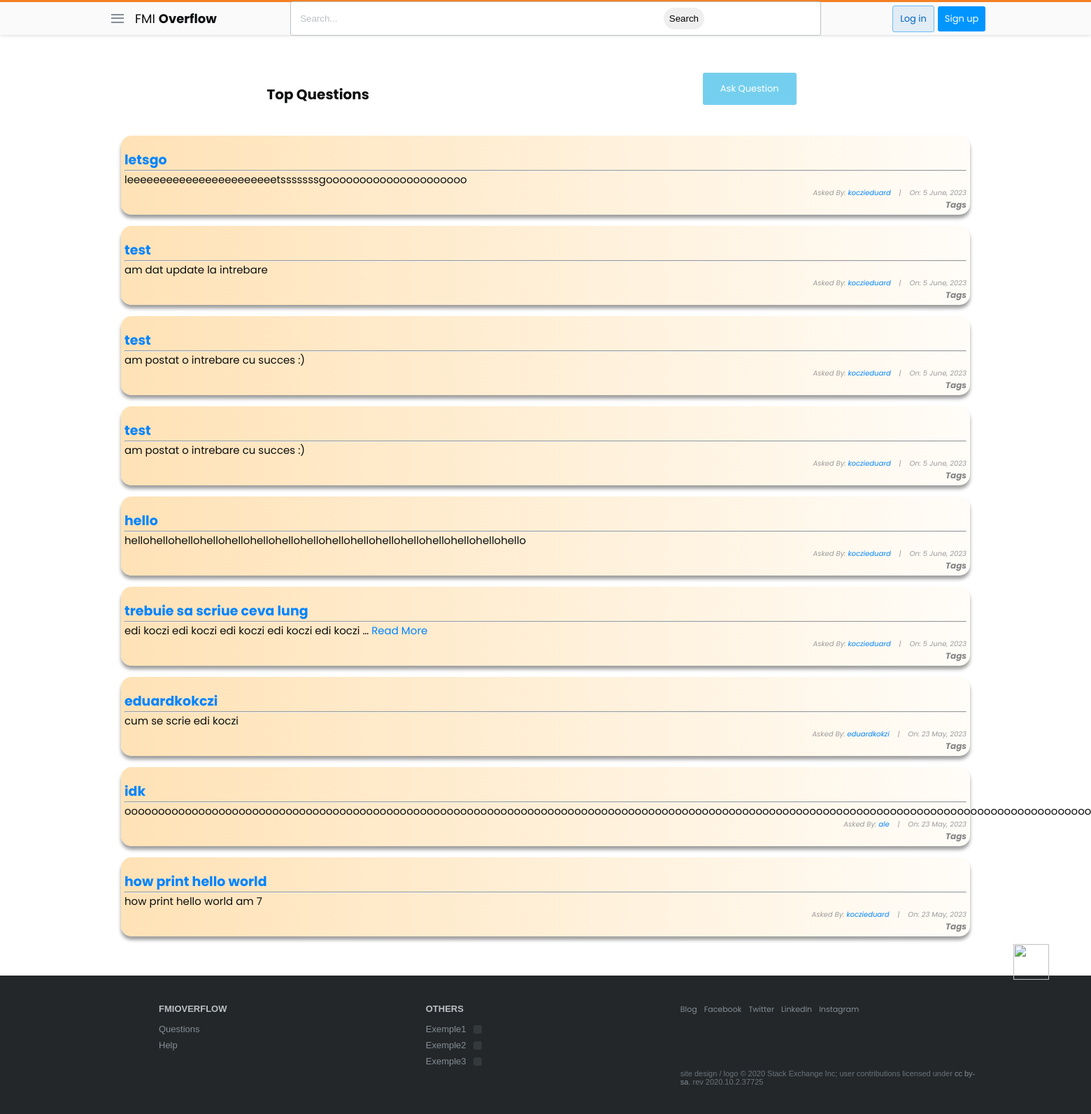
/questions/, run on an earlier commit of the app's database.
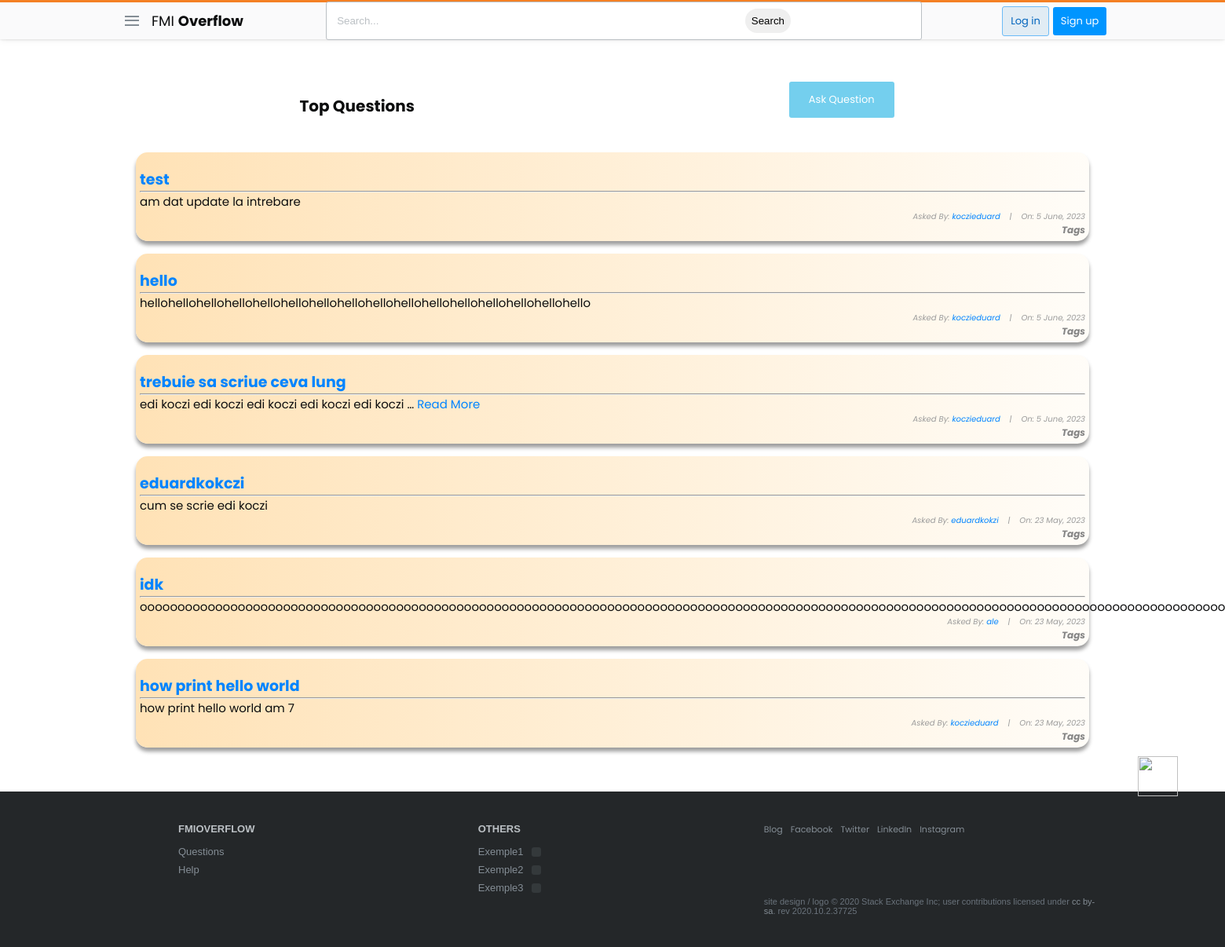
And on a later commit of the database.
### stackbase/models.py (models this page shows, shortened)
class Question(models.Model):
    user = models.ForeignKey(User, on_delete=models.CASCADE)
    title = models.CharField(max_length = 1000)
    content = models.TextField(null=True,blank=True)
    date_created = models.DateTimeField(default=timezone.now)

### stackbase/views.py (the view)
# urls.py: path('questions/',views.QuestionListView.as_view(),name="question_list"),
class QuestionListView(ListView):
    model = Question
    context_object_name = 'question'
    ordering = ['-date_created']
    def get_context_data(self, **kwargs):
        context = super().get_context_data(**kwargs)
        search_input = self.request.GET.get('search-area') or ""
        if search_input:
            context['question'] = context['question'].filter(title__icontains = search_input)
            context['search_input'] = search_input
        return context

### stackbase/templates/stackbase/question_list.html (shortened to what this page needs)
{% extends 'base.html' %}
{% block content %}
<!DOCTYPE html>
<html lang="en">
<head>
</head>
<body>
    <div class="container" >
        <div id="sub-nav">
            <h1 id="fh1">Top Questions</h1>
            {% if user.is_authenticated %}
            <button class="btn btn-ask"><a id="fa" href="{% url 'stackbase:question_create' %}" style="color: white; text-decoration: none;">Ask Question</a></button>
            {% else %}
            <button class="btn btn-ask"><a id="fa" href="{% url 'login' %}" style="color: white; text-decoration: none;">Ask Question</a></button>
            {% endif %}
        </div>
        <div class="list-question" style="margin-top:30px; margin-bottom:30px; padding:10px;">
            <div class="questions" >
                {% for question in question %}
                <div class="container" style="background: linear-gradient(to right, rgb(255, 226, 182), rgba(255, 166, 0, 0.027)); padding: 5px; box-shadow: rgba(0, 0, 0, 0.383) 0px 5px 5px 0px; border-radius: 15px;" >
                    <div id="title-sec" style="display: flex; align-items: center;">
                        <h3 id="fh3"><a href="{% url 'stackbase:question_detail' question.id%}">{{ question.title }}</a></h3>
                    </div>
                    <hr>
                    {% if question.content|wordcount <= 10 %}
                    <h6 id="fh6" style="text-align: left;">{{ question.content}}</h6>
                    {% else %}
                    <h6 id="fh6" style="text-align: left;">{{ question.content|truncatewords:10}} <a href="{% url 'stackbase:question_detail' question.id%}">Read More</a></h6>
                    {% endif %}
                    <h6 id="fh6" style="font-size: 10px; font-style: italic; color: rgb(155, 155, 155);">Asked By: <a href="{% url 'profile' %}">{{ question.user }}</a>&nbsp;&nbsp;&nbsp; |&nbsp;&nbsp;&nbsp; On: {{question.date_created|date:"j F, Y"}}</h6>
                    <h5 style="text-align: right; font-size: 12px; font-style: italic;">Tags</h5>
                </div> <br>
                {% endfor %}
            </div>
        </div>
    </div>
</body>
</html>
{% endblock content %}

### templates/base.html (shortened to what this page needs)
{% load static %}
<html lang="en">
<head>
    <link rel="stylesheet" href="{% static 'main.css' %}">
</head>
<body>
<header>
<div class="nav-container">
    <nav>
        <div class="nav-brand">
            <div class="hamburger-menu-container">
                <div class="hamburger-menu">
                    <div class="line"></div>
                    <div class="line"></div>
                    <div class="line"></div>
                </div>
            </div>
            <a href="{% url 'stackbase:home' %}" style="text-decoration: none; color: black;">
                <div class="nav-icon-text">FMI <span class="nav-bold-text">Overflow</span> </div> </a>
        </div>
        <div class="nav-search" style="margin-left:100px; margin-right:100px">
            <div class="search-container">
                <form action="" method="GET">
                    <input type="text" id="" name="search-area" placeholder="Search...">
                    <button type="submit" style="margin-left: 340px; border-radius: 25px; border: none; padding: 8px;">Search</button>
                </form>
            </div>
        </div>
        <div class="nav-right-buttons">
                {% if user.is_authenticated %}
                    <a href="{% url 'profile' %}" class="btn btn-login">Profile</a>
                    <a href="{% url 'logout' %}" class="btn btn-register">Logout</a>
                {% else %}
                    <a href="{% url 'login' %}" class="btn btn-login">Log in</a>
                    <a href="{% url 'register' %}" class="btn btn-register">Sign up</a>
                {% endif %}
        </div>
    </nav>
</div>
</header>
{% block content %}
{% endblock content %}
<footer class="footer">
    <img src="https://cdn.sstatic.net/Img/home/robot.svg?v=dfa16a330cbd" alt="" class="footer-robot-img">
<div class="container">
    <div class="footer-content">
        <div class="footer-icon">
        </div>
        <div class="footer-nav">
            <div class="footer-nav-col">
                <div class="footer-links-title"><a href="#">FMIOverflow</a></div>
                <ul class="footer-links">
                    <li class="footer-link-item"><a href="#" class="footer-link">Questions</a></li>
                    <li class="footer-link-item"><a href="#" class="footer-link">Help</a></li>
                </ul>
            </div>
            <div class="footer-nav-col">
                <div class="footer-links-title"><a href="#">Others</a></div>
                <ul class="footer-links">
                    <li class="footer-link-item">
                        <a href="#" class="footer-link">Exemple1</a>
                        <div class="footer-arrow-icon">
                        </div>
                    </li>
                    <li class="footer-link-item">
                        <a href="#" class="footer-link">Exemple2</a>
                        <div class="footer-arrow-icon">
                        </div></li>
                    <li class="footer-link-item">
                        <a href="#" class="footer-link">Exemple3</a>
                        <div class="footer-arrow-icon">
                        </div>
                    </li>
                </ul>
            </div>
        </div>
        <div class="footer-another-links">
            <div class="social-media">
                <ul>
                    <li>
                        <a href="#">Blog</a>
                    </li>
                    <li>
                        <a href="#">Facebook</a>
                    </li>
                    <li>
                        <a href="#">Twitter</a>
                    </li>
                    <li>
                        <a href="#">LinkedIn</a>
                    </li>
                    <li>
                        <a href="#">Instagram</a>
                    </li>
                </ul>
            </div>
            <div class="copyright">
                <p>site design / logo © 2020 Stack Exchange Inc; user contributions licensed under <a href="https://stackoverflow.com/help/licensing">cc by-sa</a>. rev 2020.10.2.37725</p>
            </div>
        </div>
    </div>
</div>
</footer>
</body>
</html>

### static/main.css (style rules this page uses)
*, *::before, *::after { margin: 0; padding: 0; box-sizing: border-box; }
html { font-family: Arial, "Helvetica Neue", Helvetica, sans-serif; font-size: 10px; color: #0c0d0e; }
.container { width: 100%; max-width: 126.4rem; margin: 0 auto; padding: 0 1.5rem; }
ul { list-style: none; }
a { text-decoration: none; color: #535a60; cursor: pointer; }
img { width: 100%; max-width: 100%; height: auto; }
.btn { text-align: center; font-size: 1.3rem; border-radius: 3px; transition: all 0.5s; padding: 1.3rem 2.5rem; }
header { width: 100%; height: 50px; background-color: #fafafb; border-top: 3px solid #f48024; position: fixed; left: 0; top: 0; z-index: 99; box-shadow: 0 1px 2px rgba(0,0,0,0.05),0 1px 4px rgba(0,0,0,0.05),0 2px 8px rgba(0,0,0,0.05); }
.nav-container { width: 100%; height: 100%; max-width: 126.4rem; margin: 0 auto; }
nav { display: flex; width: inherit; height: inherit; }
.nav-brand { flex: 1 0 auto; display: flex; align-items: center; }
.hamburger-menu-container { height: 100%; cursor: pointer; position: relative; }
.hamburger-menu { width: 4rem; height: inherit; padding: 1.5rem 1.1rem; display: flex; flex-wrap: wrap; align-items: center; position: relative; transition: all 0.5s; }
.hamburger-menu .line { background-color: #848d95; height: 2px; width: 100%; -webkit-transition: all 0.3s; transition: all 0.3s; }
.nav-icon-text { font-size: 1.8rem; margin-left: 0.5rem; color: #0c0d0e; }
.nav-icon-text span { font-weight: bold; }
.nav-search { flex: 30 0 auto; display: flex; align-items: center; margin-right: 1rem; position: relative; }
.search-container { width: 100%; border: 1px solid #bbc0c4; border-radius: 3px; padding: 0.8rem; background-color: #fff; display: flex; align-items: center; }
.search-container input[type=text] { flex: 1 1 auto; margin-left: 0.5rem; border: none; outline: none; color: #3c4146; }
.search-container input[type=text]::placeholder { color: #bbc0c4; }
.nav-right-buttons { flex: 1 0 auto; display: flex; align-items: center; justify-content: center; }
.btn-login { background-color: #e1ecf4; color: #0064bd; border: 1px solid #6cbbf7; padding: 0.8rem 1rem; }
.btn-register { background-color: #0095ff; color: #fff; margin-left: 0.5rem; padding: 0.8rem 1rem; }
.footer { background-color: #242729; color: #6a737c; padding-top: 4rem; padding-bottom: 4rem; position: relative; }
.footer-content { display: flex; }
.footer-icon { flex: 0 0 64px; }
.footer-nav { display: flex; flex: 2 1 auto; flex-wrap: wrap; }
.footer-nav-col { flex: 1 0 auto; padding-right: 1rem; padding-bottom: 2.4rem; }
.footer-another-links { flex: 1 1 150px; display: flex; flex-direction: column; justify-content: space-between; }
.footer-links-title { margin-bottom: 1rem; }
.footer-links-title a { color: #bbc0c4; font-size: 1.3rem; font-family: Arial, "Helvetica Neue", Helvetica, sans-serif; font-weight: 700; text-transform: uppercase; }
.footer-link-item { padding: 0.4rem 0; display: flex; align-items: center; }
.footer-arrow-icon { display: flex; align-items: center; justify-content: center; width: 1.2rem; height: 1.2rem; background-color: rgba(132, 141, 149, 0.35); opacity: 0.5; border-radius: 0.3rem; margin-left: 1rem; }
.footer-link { color: #848d95; font-size: 1.3rem; font-family: Arial, "Helvetica Neue", Helvetica, sans-serif; font-weight: 400; }
.social-media ul { display: flex; }
.social-media ul li { margin-right: 1rem; }
.social-media ul li a { color: #848d95; font-size: 1.1rem; }
.copyright { color: #6a737c; font-size: 1.1rem; font-family: Arial, "Helvetica Neue", Helvetica, sans-serif; font-weight: 400; }
.copyright a { color: #848d95; }
.footer-robot-img { width: 5.1rem; height: 5.1rem; position: absolute; right: 6rem; top: -4.5rem; }

### stackbase/templates/stackbase/question_list.html (style rules this page uses)
body { margin-top: 100px; font-family: 'Poppins', sans-serif; }
#fh1 { margin-top: 20px; }
#sub-nav { display: flex; justify-content: space-around; }
#fh3 { text-align: left; font-size: 19px; padding-top: 15px; }
#fh6 { text-align: right; font-size: 15px; font-weight: normal; }
a { color: rgb(0, 132, 255); }
h5 { color: rgb(133, 133, 133); }
.btn-ask { background-color: #74cfee; font-size: 13px; border: none; color: black; font-family: 'Poppins', sans-serif; margin: 4px 40px; }

What changed in the data, as far as the page shows it:
removed Question: title "letsgo", content "leeeeeeeeeeeeeeeeeeeeeeetsssssssgooooooooooooooooooooo", user "koczieduard", date_created "5 June, 2023"
removed Question: title "test", content "am postat o intrebare cu succes :)", user "koczieduard", date_created "5 June, 2023"
removed Question: title "test", content "am postat o intrebare cu succes :)", user "koczieduard", date_created "5 June, 2023"
